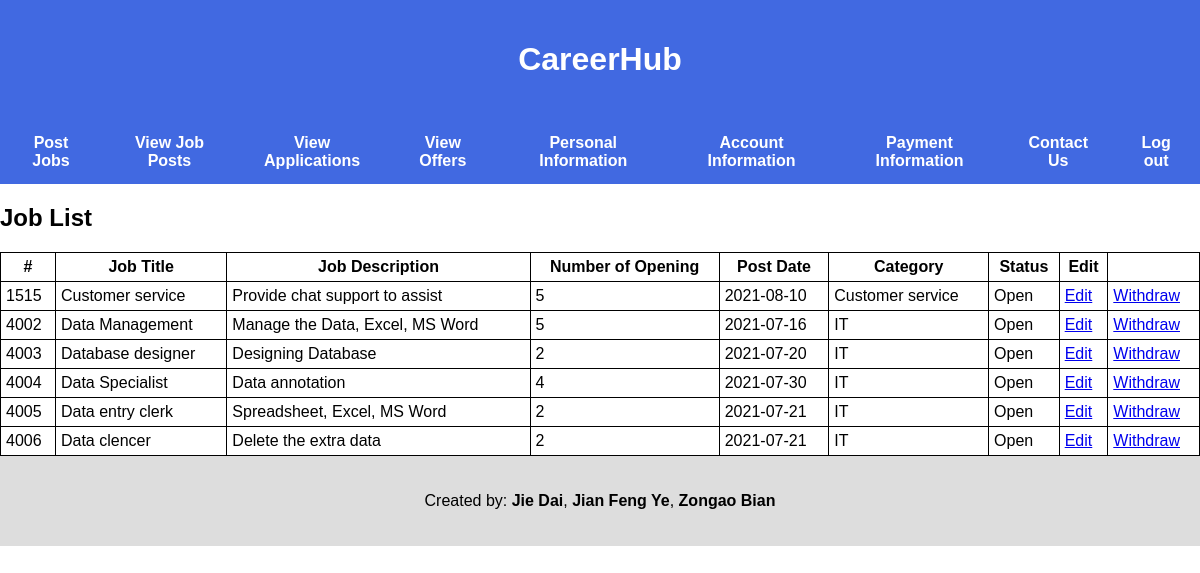
/employer/viewJob.php (signed in), run on the app's committed database.
### tables this page shows
CREATE TABLE Job
(
    jobId           INT(10) UNSIGNED AUTO_INCREMENT PRIMARY KEY,
    jobTitle        VARCHAR(30)     NOT NULL,
    description     VARCHAR(50)     NOT NULL,
    numberOfOpening INT(3) UNSIGNED NOT NULL,
    postDate        DATE            NOT NULL,
    category        VARCHAR(30)     NOT NULL,
    status          VARCHAR(30)     NOT NULL DEFAULT 'Open'
);

### common.php (called while the page is built, shortened)
<?php
function escape($html) {
    return htmlspecialchars($html, ENT_QUOTES|ENT_SUBSTITUTE, "UTF-8");
}

### employer/viewJob.php (the view, shortened to what this page needs)
<?php
require "../config.php";
require "../common.php";
try {
    $connection = new PDO($dsn, $username, $password, $options);
    $sql = "SELECT J.* FROM Job J NATURAL JOIN Post P WHERE P.employerId=:employerid;";
    $statement = $connection->prepare($sql);
    $statement->bindValue(':employerid', $_SESSION['userid']);
    $statement->execute();
    $result = $statement->fetchAll();
} catch(PDOException $error) {
    echo $sql . "<br>" . $error->getMessage();
}
?>
<?php require "../templates/employerHeader.php"; ?>
<h2>Job List</h2>
<table>
    <thead>
    <tr>
        <th>#</th>
        <th>Job Title</th>
        <th>Job Description</th>
        <th>Number of Opening</th>
        <th>Post Date</th>
        <th>Category</th>
        <th>Status</th>
        <th>Edit</th>
        <th></th>
    </tr>
    </thead>
    <tbody>
    <?php if($result): ?>
        <?php foreach ($result as $row) : ?>
            <tr>
                <td><?php echo escape($row["jobId"]); ?></td>
                <td><?php echo escape($row["jobTitle"]); ?></td>
                <td><?php echo escape($row["description"]); ?></td>
                <td><?php echo escape($row["numberOfOpening"]); ?></td>
                <td><?php echo escape($row["postDate"]); ?></td>
                <td><?php echo escape($row["category"]); ?></td>
                <td><?php echo escape($row["status"]); ?> </td>
                <td><a href="editJob.php?id=<?php echo escape($row["jobId"]);?>">Edit</a></td>
                <?php
                    $sqlCount = "SELECT * FROM Offer WHERE jobId=:jobid";
                    $sthCount = $connection->prepare($sqlCount);
                    $sthCount->bindValue(':jobid', $row["jobId"]);
                    $sthCount->execute();
                    if ($sthCount->rowCount() == 0): ?>
                        <td><a href="viewJob.php?action=withdraw&id=<?php echo escape($row["jobId"]);?>">Withdraw</a></td>
                    <?php endif;?>
            </tr>
        <?php endforeach; ?>
    <?php endif; ?>
    </tbody>
</table>
<?php require "../templates/footer.php"; ?>

### templates/employerHeader.php (shortened to what this page needs)
<!doctype html>
<html lang="en">
<head>
	<link rel="stylesheet" href="css/style.css">
</head>
<body>
<div class="header">
	<h1>CareerHub</h1>
</div>
<div class="navbar">
  <a href="postJob.php"><strong>Post Jobs</strong></a>
  <a href="viewJob.php"><strong>View Job Posts</strong></a>
  <a href="viewApplication.php"><strong>View Applications</strong></a>
  <a href="viewOffer.php"><strong>View Offers</strong></a>
  <a href="personalInfo.php"><strong>Personal Information</strong></a>
  <a href="accountInfo.php"><strong>Account Information</strong></a>
  <a href="payInfo.php"><strong>Payment Information</strong></a>
    <a href="contact.php"><strong>Contact Us</strong></a>
  <a href="../logout.php"><strong>Log out</strong></a>
</div>

### templates/footer.php
<div class="footer">
<p>Created by: <b>Jie Dai</b>, <b>Jian Feng Ye</b>, <b>Zongao Bian</b></p>
</div>
</body>
</html>

### css/style.css (style rules this page uses)
table { border-collapse: collapse; border-spacing: 0; }
td, th { padding: 5px; border-bottom: 1px solid #aaa; }

### templates/employerHeader.php (style rules this page uses)
* { box-sizing: border-box; }
body { font-family: Arial; margin: 0; }
.header { padding: 20px; text-align: center; background: royalblue; color: white; }
.navbar { display: flex; background-color: royalblue; }
.navbar a { color: white; padding: 14px 20px; text-decoration: none; text-align: center; }
table, th, td { border: 1px solid black; }
table { width: 100%; }
.footer { padding: 20px; text-align: center; background: #ddd; }

### data on the page
job: jobId "1515", jobTitle "Customer service", description "Provide chat support to assist", numberOfOpening "5", postDate "2021-08-10", category "Customer service", status "Open"
job: jobId "4002", jobTitle "Data Management", description "Manage the Data, Excel, MS Word", numberOfOpening "5", postDate "2021-07-16", category "IT", status "Open"
job: jobId "4003", jobTitle "Database designer", description "Designing Database", numberOfOpening "2", postDate "2021-07-20", category "IT", status "Open"
job: jobId "4004", jobTitle "Data Specialist", description "Data annotation", numberOfOpening "4", postDate "2021-07-30", category "IT", status "Open"
job: jobId "4005", jobTitle "Data entry clerk", description "Spreadsheet, Excel, MS Word", numberOfOpening "2", postDate "2021-07-21", category "IT", status "Open"
job: jobId "4006", jobTitle "Data clencer", description "Delete the extra data", numberOfOpening "2", postDate "2021-07-21", category "IT", status "Open"
